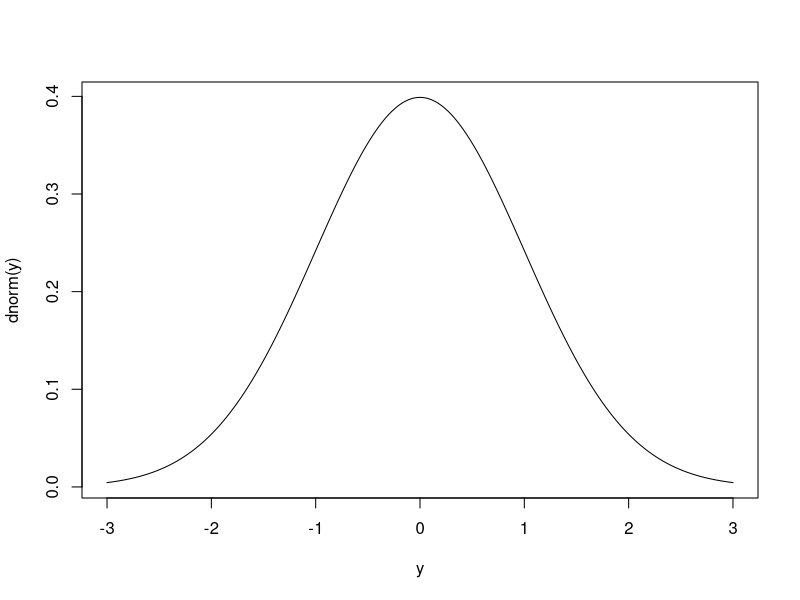
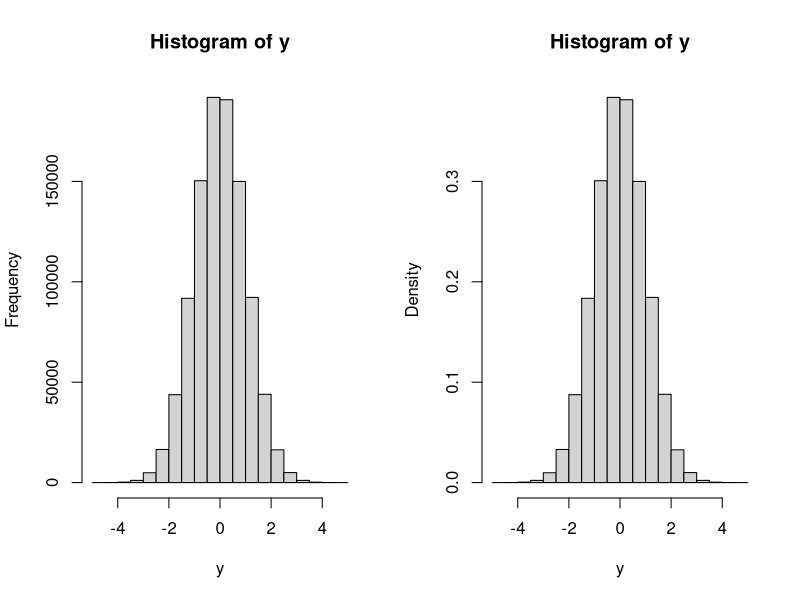
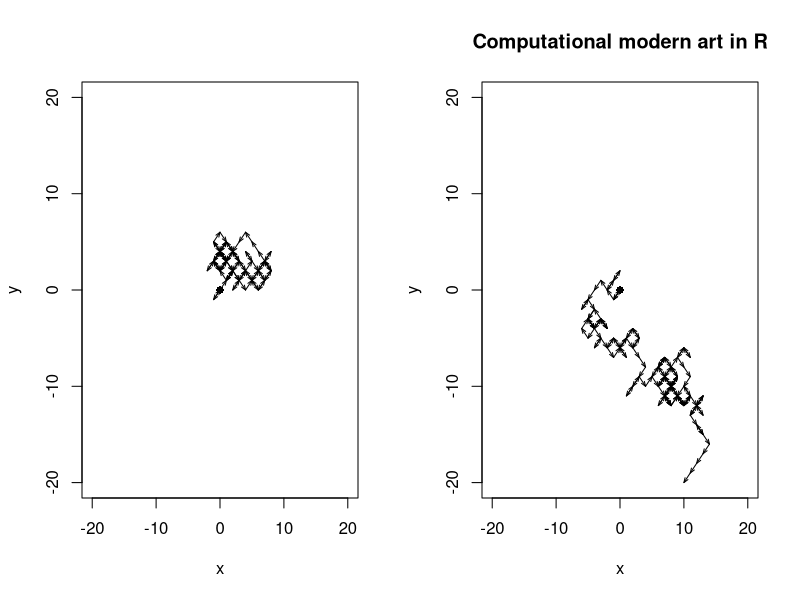

Write the R code that produced these figures, in order.

## @knitr distns
y <- seq(-3, 3, length = 300)
par(mfrow = c(1,1))
plot(y, dnorm(y), type = 'l')
pnorm(-2)
pnorm(-1.96)
qnorm(0.975)
n <- 1000000
y <- rnorm(n)
# empirical analogs of the distributional quantities above
par(mfrow = c(1,2))
hist(y); hist(y, probability = TRUE)
mean(y)
mean(y <= -2)  # sum(y <= 2)/n
sort(y)[round(.975*n)] # empirical 97.5th percentile


## @knitr branching
x = 4; y = 7
if(x > 3 && y < 5){
	print("success")
	print("doing some stuff")
} else{
	print("failure")
	print("doing something different")
}


## @knitr forloop
nSteps <- 100
track <- matrix(NA, nr = nSteps, nc = 2)
track[1, ] <- c(0,0)
bound <- 20
plot(track[1, 1], track[1, 2], xlim = c(-bound, bound), ylim = c(-bound, bound), 
  	pch = 16, xlab = 'x', ylab = 'y')
for(it in 2:nSteps){
	track[it, ] <- track[it-1, ] + sample(c(-1,1), 2, replace = TRUE)
	arrows(track[it-1, 1], track[it-1, 2], track[it, 1], track[it, 2],
		length = .05, angle = 20)
}


## @knitr whileloop
maxSteps <- 1000
track <- matrix(NA, nr = maxSteps, nc = 2)
track[1, ] <- c(0,0)
bound <- 20
plot(track[1, 1], track[1, 2], xlim = c(-bound, bound), ylim = c(-bound, bound), 
  	pch = 16, xlab = 'x', ylab = 'y')
it <- 1
while(max(abs(track[it, ])) < bound && it < maxSteps){
	it <- it + 1
	track[it, ] <- track[it-1, ] + sample(c(-1,1), 2, replace = TRUE)
	arrows(track[it-1, 1], track[it-1, 2], track[it, 1], track[it, 2],
		length = .05, angle = 20)
}
title(main = "Computational modern art in R")
cat("Number of steps taken: ", it, ".\n", sep = '')


